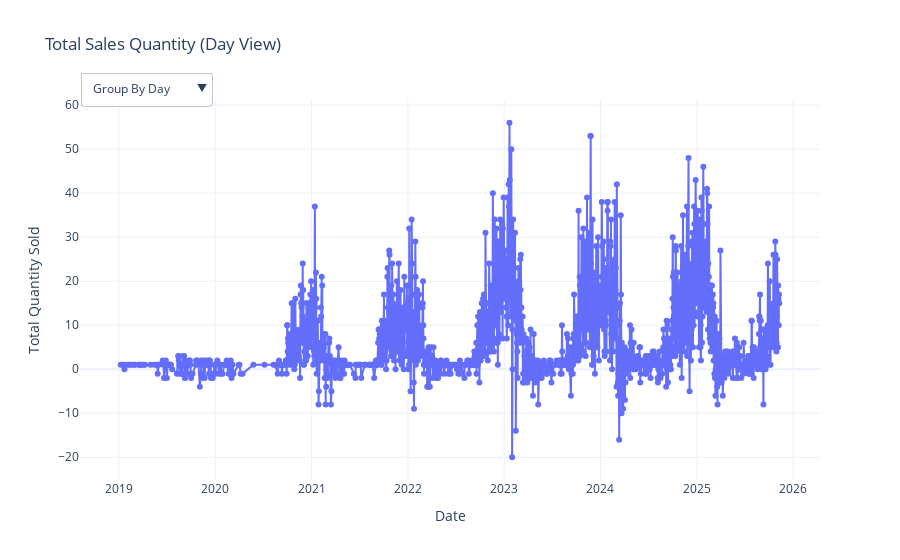

Notebook code for this chart:
### Code cell
# Visualize Data to Identify Patterns and Seasonality
plot_interactive_sales_dashboard(data)

### Figure 1 — Plotly figure (JSON) as saved in the notebook; plotly's stock layout.template omitted (floating-point values rounded to 4 significant figures; data arrays with more than 128 entries replaced by an {"elided": "..."} marker saying what was removed)
{"data": [{"line": {"width": 2}, "marker": {"size": 6}, "mode": "lines+markers", "name": "Day Sales", "type": "scatter", "visible": true, "x": {"elided": "1618 str values"}, "y": {"elided": "1618 float values"}}, {"line": {"width": 2}, "marker": {"size": 6}, "mode": "lines+markers", "name": "Month Sales", "type": "scatter", "visible": false, "x": ["2019-01-01T00:00:00", "2019-02-01T00:00:00", "2019-03-01T00:00:00", "2019-04-01T00:00:00", "2019-05-01T00:00:00", "2019-06-01T00:00:00", "2019-07-01T00:00:00", "2019-08-01T00:00:00", "2019-09-01T00:00:00", "2019-10-01T00:00:00", "2019-11-01T00:00:00", "2019-12-01T00:00:00", "2020-01-01T00:00:00", "2020-02-01T00:00:00", "2020-03-01T00:00:00", "2020-04-01T00:00:00", "2020-05-01T00:00:00", "2020-07-01T00:00:00", "2020-08-01T00:00:00", "2020-09-01T00:00:00", "2020-10-01T00:00:00", "2020-11-01T00:00:00", "2020-12-01T00:00:00", "2021-01-01T00:00:00", "2021-02-01T00:00:00", "2021-03-01T00:00:00", "2021-04-01T00:00:00", "2021-05-01T00:00:00", "2021-06-01T00:00:00", "2021-07-01T00:00:00", "2021-08-01T00:00:00", "2021-09-01T00:00:00", "2021-10-01T00:00:00", "2021-11-01T00:00:00", "2021-12-01T00:00:00", "2022-01-01T00:00:00", "2022-02-01T00:00:00", "2022-03-01T00:00:00", "2022-04-01T00:00:00", "2022-05-01T00:00:00", "2022-06-01T00:00:00", "2022-07-01T00:00:00", "2022-08-01T00:00:00", "2022-09-01T00:00:00", "2022-10-01T00:00:00", "2022-11-01T00:00:00", "2022-12-01T00:00:00", "2023-01-01T00:00:00", "2023-02-01T00:00:00", "2023-03-01T00:00:00", "2023-04-01T00:00:00", "2023-05-01T00:00:00", "2023-06-01T00:00:00", "2023-07-01T00:00:00", "2023-08-01T00:00:00", "2023-09-01T00:00:00", "2023-10-01T00:00:00", "2023-11-01T00:00:00", "2023-12-01T00:00:00", "2024-01-01T00:00:00", "2024-02-01T00:00:00", "2024-03-01T00:00:00", "2024-04-01T00:00:00", "2024-05-01T00:00:00", "2024-06-01T00:00:00", "2024-07-01T00:00:00", "2024-08-01T00:00:00", "2024-09-01T00:00:00", "2024-10-01T00:00:00", "2024-11-01T00:00:00", "2024-12-01T00:00:00", "2025-01-01T00:00:00", "2025-02-01T00:00:00", "2025-03-01T00:00:00", "2025-04-01T00:00:00", "2025-05-01T00:00:00", "2025-06-01T00:00:00", "2025-07-01T00:00:00", "2025-08-01T00:00:00", "2025-09-01T00:00:00", "2025-10-01T00:00:00", "2025-11-01T00:00:00"], "y": [3.0, 3.0, 6.0, 2.0, 3.0, 6.0, 6.0, 8.0, 9.0, 3.0, 0.0, 1.0, 1.0, 9.0, 0.0, -1.0, 1.0, 1.0, 4.0, 20.0, 180.0, 230.0, 239.0, 189.0, 109.0, 23.0, 4.0, 8.0, 0.0, 3.0, 6.0, 123.0, 320.0, 325.0, 233.0, 291.0, 246.0, 31.0, 17.0, 14.0, 3.0, 5.0, 9.0, 88.0, 298.0, 396.0, 580.0, 669.0, 356.0, 181.0, 31.0, -3.0, 2.0, 11.0, 54.0, 99.0, 361.0, 533.0, 423.0, 526.0, 503.0, 140.0, 61.0, 38.0, 22.0, 40.0, 42.0, 116.0, 410.0, 490.0, 536.0, 613.0, 519.0, 134.0, 22.0, 38.0, 32.0, 52.0, 119.0, 151.0, 310.0, 128.0]}, {"line": {"width": 2}, "marker": {"size": 6}, "mode": "lines+markers", "name": "Year Sales", "type": "scatter", "visible": false, "x": ["2019-01-01T00:00:00", "2020-01-01T00:00:00", "2021-01-01T00:00:00", "2022-01-01T00:00:00", "2023-01-01T00:00:00", "2024-01-01T00:00:00", "2025-01-01T00:00:00"], "y": [50.0, 684.0, 1343.0, 1978.0, 2717.0, 2924.0, 2118.0]}], "layout": {"title": {"text": "Total Sales Quantity (Day View)"}, "updatemenus": [{"active": 0, "buttons": [{"args": [{"visible": [true, false, false]}, {"title": "Total Sales Quantity (Day View)"}], "label": "Group By Day", "method": "update"}, {"args": [{"visible": [false, true, false]}, {"title": "Total Sales Quantity (Month View)"}], "label": "Group By Month", "method": "update"}, {"args": [{"visible": [false, false, true]}, {"title": "Total Sales Quantity (Year View)"}], "label": "Group By Year", "method": "update"}], "direction": "down", "pad": {"r": 10, "t": 10}, "showactive": true, "x": 0, "xanchor": "left", "y": 1.1, "yanchor": "top"}], "xaxis": {"title": {"text": "Date"}}, "yaxis": {"title": {"text": "Total Quantity Sold"}}}}
